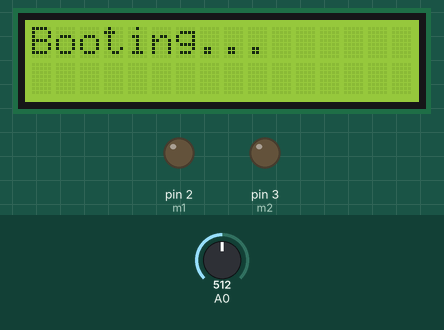
Simulated run of this sketch. Board: Arduino Uno, built with avr-gcc and run on an emulated ATmega328P. Parts: 16×2 character LCD, output pins drawn as LEDs (lit = HIGH). Inputs (shaded band) come from the test bench; at power-on: A0 = 512.

Above: at 2.2 s.
2.3 s: A0 set to 320
6.1 s: A0 set to 307
At 8.2 s:
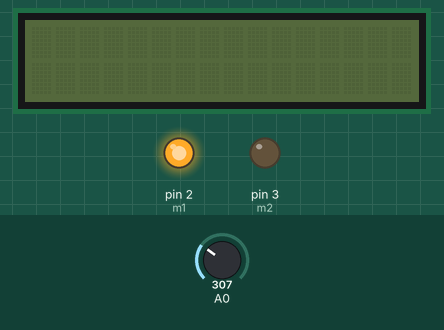
13.7 s: A0 set to 488
At 13.7 s:
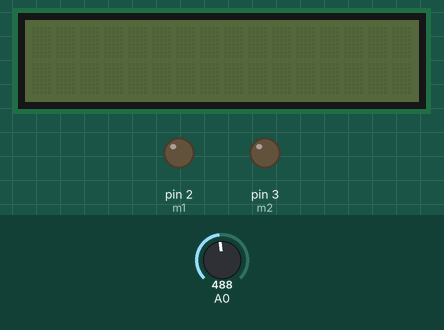
17.5 s: A0 set to 306
At 23.2 s:
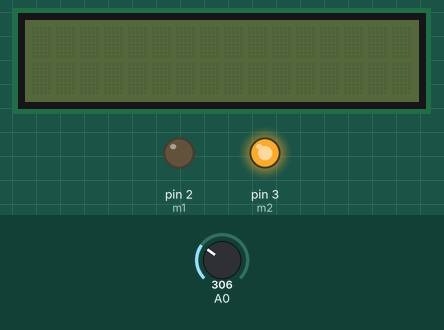
Timing chart, 0 to 24.7 s (numbered marks = the images above; inputs shaded):
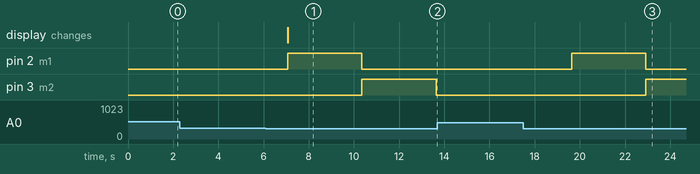

The sketch:

mixer.ino
```cpp
#include <LiquidCrystal.h>

//definitions
const int m1 = 2;
const int m2 = 3;

//Initialisation
void setup() {
LiquidCrystal lcd(8, 9, 4, 5, 6, 7);
lcd.begin(16,2);
lcd.setCursor(0,0);
lcd.print("Booting...");

pinMode(m1, OUTPUT);
pinMode(m2, OUTPUT);
digitalWrite(m1, LOW);
digitalWrite(m2, LOW);

delay(1000);
}

//Main loop
void loop() {
LiquidCrystal lcd(8, 9, 4, 5, 6, 7);

lcd.clear();
lcd.print("Was darfs sein?");

byte choice = GetKeypadInput();

switch (choice) {
  case 1:
    RunPump(m1, 6200);
    break;

  case 2:
    RunPump(m2, 6200);
    break;

  case 3:
    RunPump(m1, 3100);
    RunPump(m2, 3100);
    break;

  default:
    break;
}

lcd.clear();
lcd.setCursor(0,0);
lcd.print("Prost :)");
delay(3000);
}

//Functions
byte GetKeypadInput() {
  int v = 0;
  do {
    v = analogRead(A0);
  } while (v > 512);

  if(v<3){
    //Right button
    return 2;
  }
  else if(v>304 && v<308){
    //Down button
    return 3;
  }
  else if(v>478 && v<482){
    //Left button
    return 1;
  }
}

void RunPump (byte pin, float runtime) {
  LiquidCrystal lcd(8, 9, 4, 5, 6, 7);

  digitalWrite(pin, HIGH);
  for(float i = 0; i <= runtime / 100; i++) {
    int progress = ((i/(runtime / 100))*100);
    delay(100);
    lcd.clear();
    lcd.setCursor(0,0);
    lcd.print(progress);
  }
  digitalWrite(pin, LOW);
}
```

Measured:
- the behaviour switches between 308 and 307 on A0 (found by bisection; images 0 and 1)
- after the input at 2.3 s, every drawn part: stays the same
- after the input at 6.1 s, pin 2 (m1): LOW → HIGH after 0.98 s, → LOW 3.3 s later; pin 3 (m2): LOW → HIGH after 4.3 s, → LOW 3.3 s later; the display: changes after 0.98 s (image 1)
- after the input at 13.7 s, pin 2 (m1): stays LOW (without the input it goes to HIGH after 2.9 s)
- after the input at 17.5 s, pin 2 (m1): LOW → HIGH after 2.1 s, → LOW 3.3 s later; pin 3 (m2): LOW → HIGH after 5.4 s
